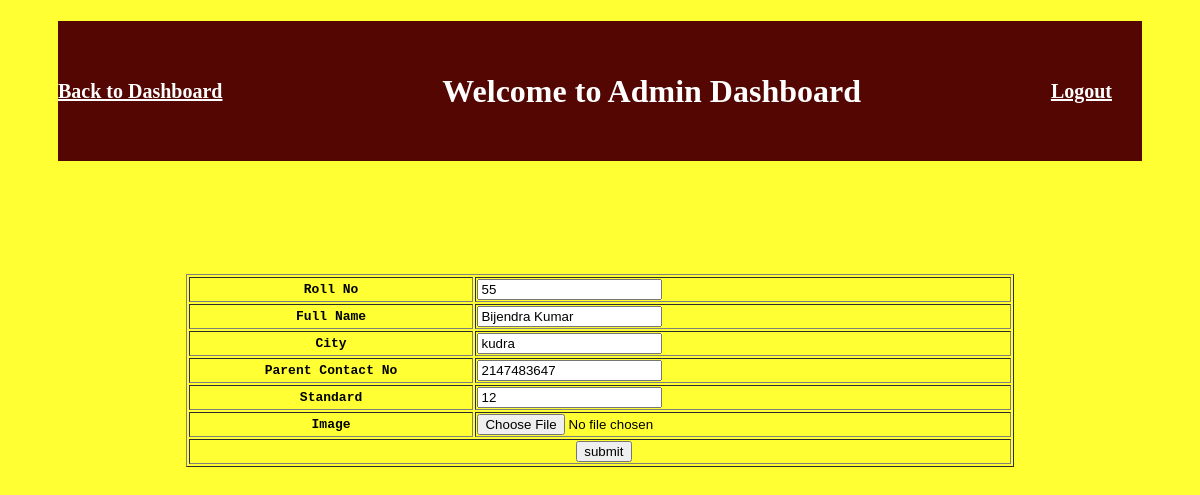
The page /admin/updateform.php?id=1 (signed in) on the database its author committed.
### tables this page shows
CREATE TABLE `student` (
  `id` int(11) NOT NULL,
  `rollno` int(11) NOT NULL,
  `name` varchar(222) NOT NULL,
  `city` varchar(222) NOT NULL,
  `pcont` varchar(222) NOT NULL,
  `standard` varchar(222) NOT NULL,
  `image` text NOT NULL
);

### admin/updateform.php (the view, shortened to what this page needs)
<?php
     include("header.php");
	 include("titlehead.php");
	 include("../dbcon.php");
?>
<?php
	$id= $_GET['id'];
	$sql="select * from `student` where `id`='".$id."'";
	$qry=mysqli_query($con,$sql);
	if($qry){
	$data=mysqli_fetch_assoc($qry);
	}
echo "<pre>";
?>
	<form method="post" action="updatedata.php" enctype="multipart/form-data">
         <table align="center" border="1" style="width:70%; margin-top:40px;">
		    <tr>
			    <th>Roll No</th>
				<td><input type="text" name="rollno" value="<?php echo $data['rollno'];?>" required></td>
			</tr>
			<tr>
			    <th>Full Name</th>
				<td><input type="text" name="name" value="<?php echo $data['name'];?>" required></td>
			</tr>
			<tr>
			    <th>City</th>
				<td><input type="text" name="city" value="<?php echo $data['city'];?>" required></td>
			</tr>
			<tr>
			    <th>Parent Contact No</th>
				<td><input type="text" name="pcon" value="<?php echo $data['pcont'];?>" required></td>
			</tr>
			<tr>
			    <th>Standard</th>
				<td><input type="number" name="std" value="<?php echo $data['standard'];?>" required></td>
			</tr>
			<tr>
			    <th>Image</th>
				<td><input type="file" name="simg" required></td>
			</tr>
			<tr>
			     <td colspan="2" align="center"> <input type="submit" name="submit" value="submit" ></td>
			</tr>
		 </table>
</form>
</body>
</html>

### rows shown on the page
student: rollno "55", name "Bijendra Kumar", city "kudra", pcon "2147483647", std "12"
